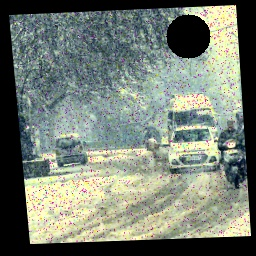
#> input picture driving_images/im001-snow.jpg, 256 x 256 px
$ python color.py --input driving_images --output out
#> lines starting #> are read from the running program, lines starting #| are printed output that depends on the picture; after the words box and inside, x2 and y2 are one past the last pixel; in counts of white or black regions, pixels touching at a corner belong together
import cv2
import numpy as np
import os
import glob

# Comment out matplotlib to avoid NumPy compatibility issues
# import matplotlib.pyplot as plt


class EnhancedColorCorrector:
    def __init__(self, debug=False):
#> in process_directory, image is the input picture: shape (256, 256, 3); mean B, G, R 115.6, 126.8, 118.6
        self.debug = debug

    def analyze_image(self, image):
        """Analyze the image and determine the correction needed."""
        # Only consider non-black pixels
        non_black = np.logical_or.reduce(
            (
                image[:, :, 0] > 5,  # Blue
                image[:, :, 1] > 5,  # Green
                image[:, :, 2] > 5,  # Blue
            )
        )
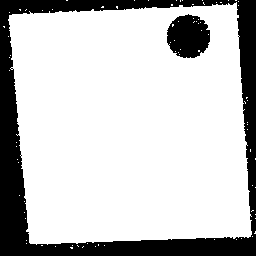
#> non_black: shape (256, 256) bool; 77.8% white; 2 black regions, box (x1, y1, x2, y2) and area: (0, 0, 256, 256) 13134, (167, 14, 210, 58) 1446

        metrics = {}

        if np.any(non_black):
            # Get non-black regions
            b_vals = image[:, :, 0][non_black]
            g_vals = image[:, :, 1][non_black]
            r_vals = image[:, :, 2][non_black]

            # Calculate metrics
            metrics["mean_b"] = np.mean(b_vals)
            metrics["mean_g"] = np.mean(g_vals)
            metrics["mean_r"] = np.mean(r_vals)

            metrics["std_b"] = np.std(b_vals)
            metrics["std_g"] = np.std(g_vals)
            metrics["std_r"] = np.std(r_vals)

            # Calculate average luminance
            metrics["luminance"] = (
                0.299 * metrics["mean_r"]
                + 0.587 * metrics["mean_g"]
                + 0.114 * metrics["mean_b"]
            )

            # Determine if image has color cast
            channel_means = [metrics["mean_b"], metrics["mean_g"], metrics["mean_r"]]
#> channel_means = [148.5, 163, 152.4]
            max_idx = np.argmax(channel_means)
#> max_idx = 1
            min_idx = np.argmin(channel_means)
#> min_idx = 0

            color_names = ["blue", "green", "red"]
            metrics["dominant_color"] = color_names[max_idx]
            metrics["recessive_color"] = color_names[min_idx]

            # Calculate color imbalance
            max_diff = max(
                [
                    abs(metrics["mean_r"] - metrics["mean_g"]),
                    abs(metrics["mean_r"] - metrics["mean_b"]),
                    abs(metrics["mean_g"] - metrics["mean_b"]),
                ]
            )
#> max_diff = 14.48

            metrics["color_imbalance"] = max_diff

            # Determine if there's a significant color cast
            if max_diff > 15:
                metrics["has_color_cast"] = True
            else:
                metrics["has_color_cast"] = False

            # Check contrast
            metrics["contrast"] = max(
                metrics["std_r"], metrics["std_g"], metrics["std_b"]
            )

            # Get histogram information
            for i, channel in enumerate(["b", "g", "r"]):
                # Calculate histogram
                hist = cv2.calcHist([image], [i], None, [256], [0, 256])

                # Find significant range (5% to 95% percentile)
                cumsum = np.cumsum(hist)
                if cumsum[-1] > 0:  # Avoid division by zero
                    cumsum = cumsum / cumsum[-1]

                    # Find 5th and 95th percentiles
                    idx_5 = np.searchsorted(cumsum, 0.05)
                    idx_95 = np.searchsorted(cumsum, 0.95)

                    metrics[f"{channel}_range"] = idx_95 - idx_5
                else:
                    metrics[f"{channel}_range"] = 0
#> this loop made 3 passes
#> idx_95 on passes 1 to 3: 205, 246, 248
#> after the loop, idx_5 = 0; idx_95 = 248; metrics = 15 items
        else:
            # Default metrics for completely black images
            metrics = {
                "mean_b": 0,
                "mean_g": 0,
                "mean_r": 0,
                "std_b": 0,
                "std_g": 0,
                "std_r": 0,
                "luminance": 0,
                "dominant_color": "none",
                "recessive_color": "none",
                "color_imbalance": 0,
                "has_color_cast": False,
                "contrast": 0,
                "b_range": 0,
                "g_range": 0,
                "r_range": 0,
            }

        return metrics

    def auto_white_balance(self, image):
        """Apply automatic white balance to correct color casts."""
        # Create a mask for non-black pixels
        non_black = np.logical_or.reduce(
            (image[:, :, 0] > 5, image[:, :, 1] > 5, image[:, :, 2] > 5)
        )

        # Create a mask array
        mask = np.zeros(image.shape[:2], dtype=np.uint8)
        mask[non_black] = 255

        # Apply white balance only to non-black pixels
        result = image.copy()

        if np.any(non_black):
            # Split the image into channels
            b, g, r = cv2.split(image)

            # Calculate the average values for non-black regions
            b_avg = np.mean(b[non_black])
            g_avg = np.mean(g[non_black])
            r_avg = np.mean(r[non_black])

            # Calculate the overall average
            avg = (b_avg + g_avg + r_avg) / 3

            # Calculate scaling factors (avoid division by zero)
            b_scale = avg / b_avg if b_avg > 0 else 1
            g_scale = avg / g_avg if g_avg > 0 else 1
            r_scale = avg / r_avg if r_avg > 0 else 1

            # Apply scaling
            b_balanced = np.clip(b * b_scale, 0, 255).astype(np.uint8)
            g_balanced = np.clip(g * g_scale, 0, 255).astype(np.uint8)
            r_balanced = np.clip(r * r_scale, 0, 255).astype(np.uint8)

            # Merge the balanced channels
            balanced = cv2.merge([b_balanced, g_balanced, r_balanced])

            # Apply the balanced image only to non-black regions
            result = image.copy()
            result[non_black] = balanced[non_black]

        return result

    def correct_brightness(self, image, metrics):
        """Adjust brightness based on image analysis."""
        # Create a mask for non-black pixels
        non_black = np.logical_or.reduce(
            (image[:, :, 0] > 5, image[:, :, 1] > 5, image[:, :, 2] > 5)
        )

        # Only process if there are non-black pixels
        if not np.any(non_black):
            return image

        result = image.copy()

        # Determine target brightness (standard middle gray)
        target_brightness = 128
        current_brightness = metrics["luminance"]

        # Calculate adjustment factor
        if current_brightness < 40:
            # Very dark image: stronger correction
            gamma = 0.5
        elif current_brightness < 90:
            # Dark image: moderate correction
            gamma = 0.7
        elif current_brightness > 180:
            # Very bright image: stronger correction
            gamma = 1.5
        elif current_brightness > 140:
            # Bright image: moderate correction
            gamma = 1.2
        else:
            # Image brightness is good
            return image

        # Apply gamma correction
        inv_gamma = 1.0 / gamma
        table = np.array(
            [
                ((i / 255.0) ** inv_gamma) * 255 if i > 0 else 0
                for i in np.arange(0, 256)
            ]
        ).astype(np.uint8)

        # Apply the correction only to non-black pixels
        result = cv2.LUT(image, table)

        return result

    def enhance_contrast(self, image, metrics):
        """Enhance contrast while preserving colors."""
        # Create a mask for non-black pixels
        non_black = np.logical_or.reduce(
            (image[:, :, 0] > 5, image[:, :, 1] > 5, image[:, :, 2] > 5)
        )

        # Only process if there are non-black pixels and contrast is low
        if not np.any(non_black) or metrics["contrast"] > 40:
            return image

        # Convert to LAB color space (L=lightness, A=green-red, B=blue-yellow)
        lab = cv2.cvtColor(image, cv2.COLOR_BGR2LAB)
        l, a, b = cv2.split(lab)

        # Apply CLAHE (Contrast Limited Adaptive Histogram Equalization) to L channel
        clahe = cv2.createCLAHE(clipLimit=2.0, tileGridSize=(8, 8))
        l_clahe = clahe.apply(l)

        # Merge back the channels
        enhanced_lab = cv2.merge([l_clahe, a, b])
        enhanced = cv2.cvtColor(enhanced_lab, cv2.COLOR_LAB2BGR)

        # Apply the enhanced image only to non-black regions
        result = image.copy()
        result[non_black] = enhanced[non_black]

        return result

    def auto_correct(self, image):
        """Apply automatic color correction based on image analysis."""
        # Analyze the image first
        metrics = self.analyze_image(image)
#> metrics = 15 items

        # Original image for comparison
        original = image.copy()

        # Step 1: White Balance Correction
        if metrics["has_color_cast"]:
            image = self.auto_white_balance(image)

        # Step 2: Brightness Correction
        image = self.correct_brightness(image, metrics)
#> in correct_brightness, `current_brightness = metrics["luminance"]`: current_brightness = 158.2

        # Step 3: Contrast Enhancement
        # Check if any channel has low dynamic range
        low_range = any(
            [
                metrics["r_range"] < 100,
                metrics["g_range"] < 100,
                metrics["b_range"] < 100,
            ]
        )
#> low_range = False

        if low_range or metrics["contrast"] < 40:
            image = self.enhance_contrast(image, metrics)

        return image

    def process_directory(self, input_dir, output_dir):
        """Process all images in a directory."""
        # Create output directory if it doesn't exist
        os.makedirs(output_dir, exist_ok=True)

        # Get all image files
        image_paths = glob.glob(os.path.join(input_dir, "*.jpg"))

        success_count = 0
        total_count = len(image_paths)

        for image_path in image_paths:
            try:
                # Read the image
                image = cv2.imread(image_path)
                if image is None:
                    print(f"Error: Could not read image at {image_path}")
                    continue

                # Apply color correction
                corrected = self.auto_correct(image)

                # Save the corrected image
                filename = os.path.basename(image_path)
                output_path = os.path.join(output_dir, filename)
                cv2.imwrite(output_path, corrected)

                success_count += 1
                print(f"Processed: {filename}")

            except Exception as e:
                print(f"Error processing {image_path}: {str(e)}")
#> pass 2 of the loop in process_directory, `for image_path in image_paths:`:
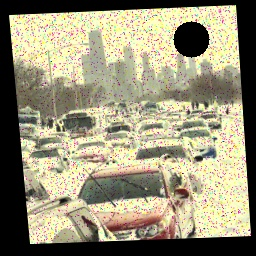
#> input picture driving_images/im002-snow.jpg, 256 x 256 px
#> in process_directory, image is the input picture: shape (256, 256, 3); mean B, G, R 120.4, 146.3, 152.1
#> in analyze_image (call 2), `non_black = np.logical_or.reduce( ( image[:, :, 0] > 5,`:
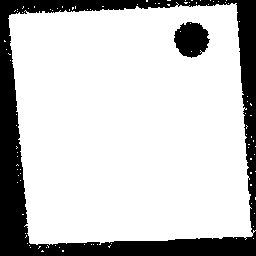
#> non_black: shape (256, 256) bool; 78.8% white; 2 black regions, box (x1, y1, x2, y2) and area: (0, 0, 256, 256) 12979, (174, 22, 210, 58) 935
#> channel_means = [152.7, 185.6, 193]
#> max_idx = 2
#> max_diff = 40.24
#> the loop in analyze_image (call 2), `for i, channel in enumerate(["b", "g", "r"]):` made 3 passes
#> idx_95 on passes 1 to 3: 213, 255, 255
#> after the loop in analyze_image (call 2), `for i, channel in enumerate(["b", "g", "r"]):`: idx_5 = 0; idx_95 = 255
#> b_avg = 152.7
#> g_avg = 185.6
#> r_avg = 193
#> avg = 177.1
#> b_scale = 1.16
#> g_scale = 0.954
#> r_scale = 0.918
#> current_brightness = 184.1
#> in correct_brightness (call 2), `result = cv2.LUT(image, table)`:
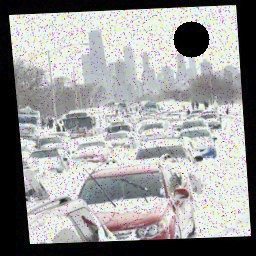
#> result: shape (256, 256, 3); mean B, G, R 154.7, 154.6, 155

        accuracy = (success_count / total_count) * 100 if total_count > 0 else 0
        print(
            f"Processing complete. Successfully processed {success_count}/{total_count} images ({accuracy:.2f}%)."
        )

        return accuracy


# Example usage
if __name__ == "__main__":
    import argparse

    parser = argparse.ArgumentParser(
        description="Enhanced automatic color correction without reference learning."
    )
    parser.add_argument(
        "--input", type=str, required=True, help="Input directory containing images."
    )
    parser.add_argument(
        "--output",
        type=str,
        required=True,
        help="Output directory for corrected images.",
    )
    parser.add_argument(
        "--debug", action="store_true", help="Enable debug mode with visualizations."
    )

    args = parser.parse_args()

    corrector = EnhancedColorCorrector(debug=args.debug)
    accuracy = corrector.process_directory(args.input, args.output)

    print(f"Overall accuracy: {accuracy:.2f}%")
